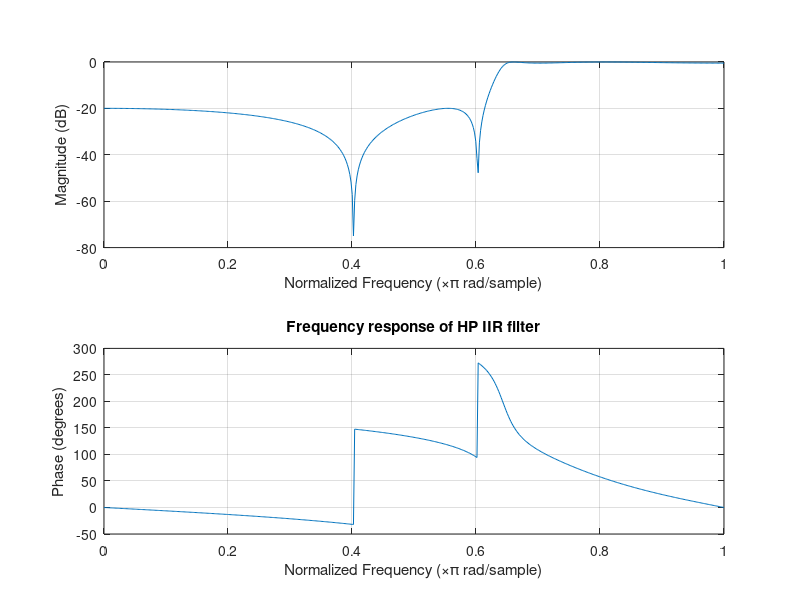
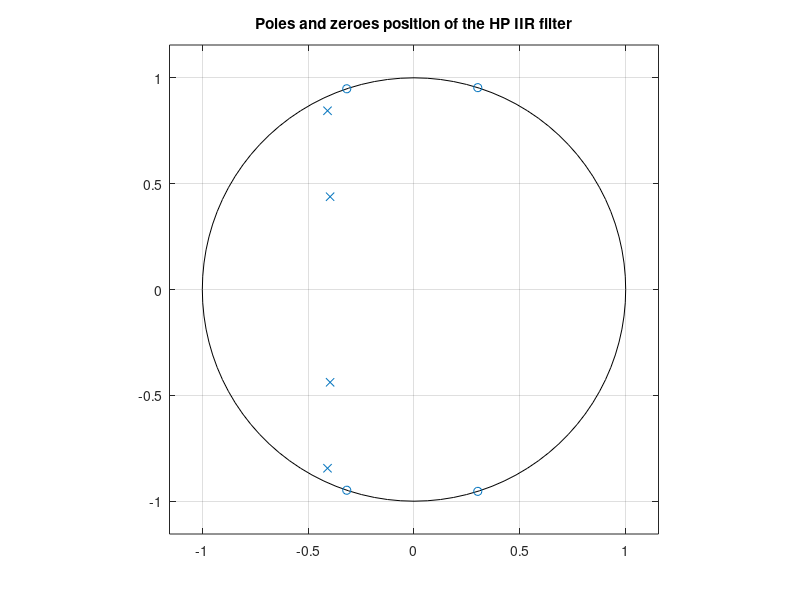

The MATLAB source for these figures, in order: (Note: this script raises an error after producing the figures.)
%% Compute the filter coefficeints and scaling factors
% clear the previous results
clear all
close all
clc

% declare the sampling freq, the cutoff freq,
% max Ripple value [dB] in the pass band and
% max Ripple value [dB] in the stop band
Fs      = 8000;
Fcutoff = 2600;
Rp      = 0.5;
Rs      = 20;

% declare the stop band limits and the pass band limits
Ws = (Fcutoff/Fs)*2 - 0.1;
Wp = (Fcutoff/Fs)*2;

% determine the order of the HP elliptic filter (not required)
[orderComputed, Wcutoff] = ellipord(Wp, Ws, Rp, Rs);

% determine the filter coefficients
order = 4; % was computed before for sanity check
[b, a] = ellip(order, Rp, Rs, Wp, 'high');

% plot the frequency response and poles position
figure(1)
freqz(b,a), title('Frequency response of HP IIR filter')

figure(2)
zplane(b,a), title('Poles and zeroes position of the HP IIR filter')

% compute and owerwrite the b coeficients with 
% the scaled ones by using L1 law
h  = impz(b, a);
k0 = sum(abs(h));
bScaled  = b / k0;

% compute the scaling coefficient 's1' for 
% the input signal
h1 = impz(1, a);
k1 = sum(abs(h1));
s1 = 1 / k1;

%% Generate the input signal sinusoidal signal 

t = 0 : 1/Fs : 1-1/Fs;              % 1 secs @ 8kHz sample rate

% generate a sinusoidal signal with linear increasing frequency
inputSignal = chirp(t,0,1,Fs/2);              % Start @ DC, cross 4kHz at t=1sec

% scale the input signal 
inputSignalScaled = inputSignal / k1;

% write the values in the input file for the C program
fid = fopen('..\input.dat','w','b');
fwrite(fid,inputSignalScaled.*2^15,'int16');
fclose(fid);

% compute BlockLength for 160 samples / Block 
BlockLength = fix(length(inputSignalScaled)/160); 
L           = BlockLength * 160;
%% Generate the output signal in Matlab and 
%  compare with the output signal from the C progam

fid            = fopen('..\output.dat','r','b');
outputSignalCW = fread(fid, L, 'int16');
fclose(fid);

% transform the output from CW in integer format
% and scale it
outputSignalCW= k1 * k0 * outputSignalCW'/(2^15);

% compute the output signal from Matlab
outputSignalM = k1 * filter(b,a,inputSignalScaled);

figure(3), plot(t,inputSignalScaled),                title('Unfiltered signal')
figure(4), plot(t,outputSignalM),               grid,title('Matlab output signal')
figure(5), plot(t,outputSignalCW),              grid,title('CW output signal')
figure(6), plot(t,outputSignalCW-outputSignalM),grid,title('Error')



